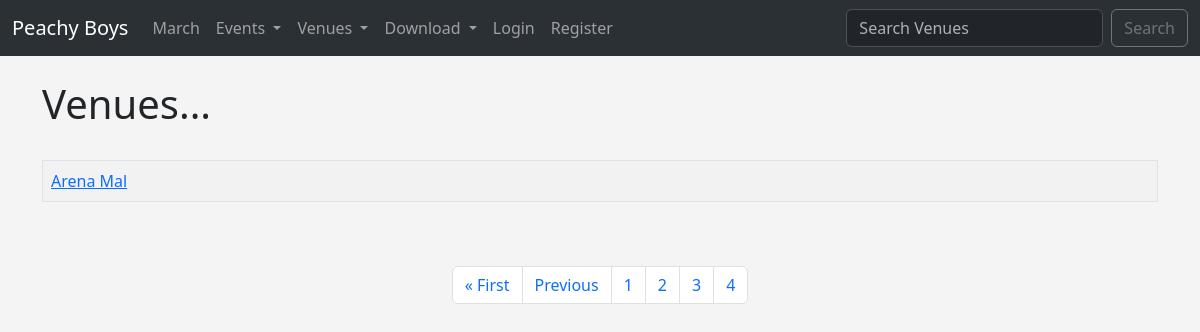
The page /list_venues/?page=4 on the database as committed earlier.
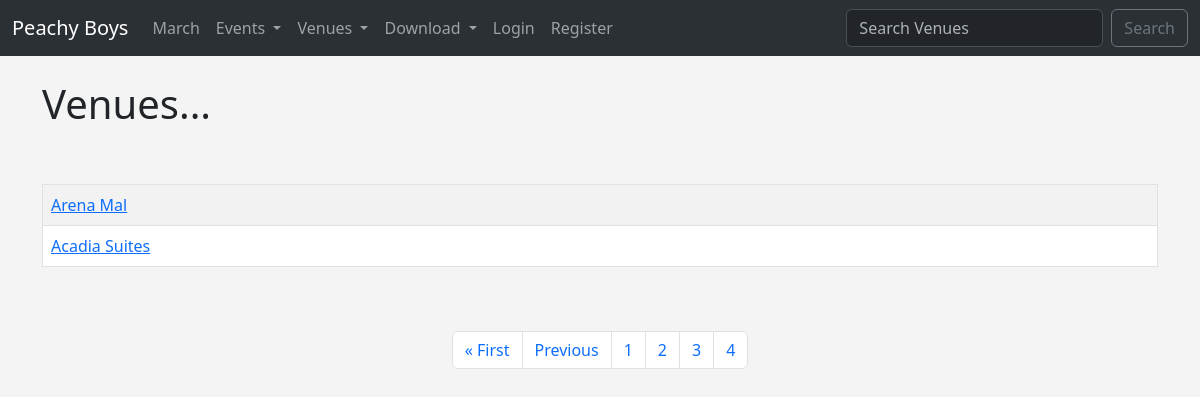
The same page on the database as committed later.
### events/models.py (models this page shows)
class Venue(models.Model):
    name = models.CharField(max_length=120)
    address = models.CharField(max_length=300)
    zip_code =  models.CharField(max_length=15, blank=True)
    phone = models.CharField(max_length=15, blank=True)
    web = models.URLField(blank=True)
    email_address = models.EmailField(blank=True)
    owner = models.IntegerField(blank=False, default=1)
    def __str__(self):
        return self.name

### events/views.py (the view)
# urls.py: path('list_venues/', views.list_venues, name='list-venues'),
def list_venues(request):
    venue_list = Venue.objects.all()
    p = Paginator(Venue.objects.all(), 2)
    page = request.GET.get('page')
    venues = p.get_page(page)
    nums = "a" * venues.paginator.num_pages
    return render(request, 'events/venues.html', {'venue_list':venue_list, 'venues':venues, 'nums':nums})

### events/templates/events/venues.html (shortened to what this page needs)
{% extends 'events/base.html' %}
{% block content %}
    <h1>Venues...</h1>
    <table class="table table-striped table-hover table-bordered">
        {% for venue in venues %}
        <tr>
            <td>
                <a href="{% url 'show-venue' venue.id %}">{{venue}}</a>
            </td>
            <br>
        </tr>
        {% endfor %}
    </table>
    <br><br>
    <nav aria-label="Page navigation example">
        <ul class="pagination justify-content-center">
    {% if venues.has_previous %}
    <li class="page-item"><a class="page-link" href="?page=1">&laquo; First</a></li>
    <li class="page-item"><a class="page-link" href="?page={{ venues.previous_page_number }}">Previous</a></li>
    {% endif %}
    {% for i in nums %}
    <li class="page-item"><a class="page-link" href="?page={{ forloop.counter }}">{{ forloop.counter }}</a></li>
    {% endfor %}
</ul>
</nav>
<br>
{% endblock %}

Rows that differ between the two databases and show on the page:
added Venue: name "Acadia Suites"
